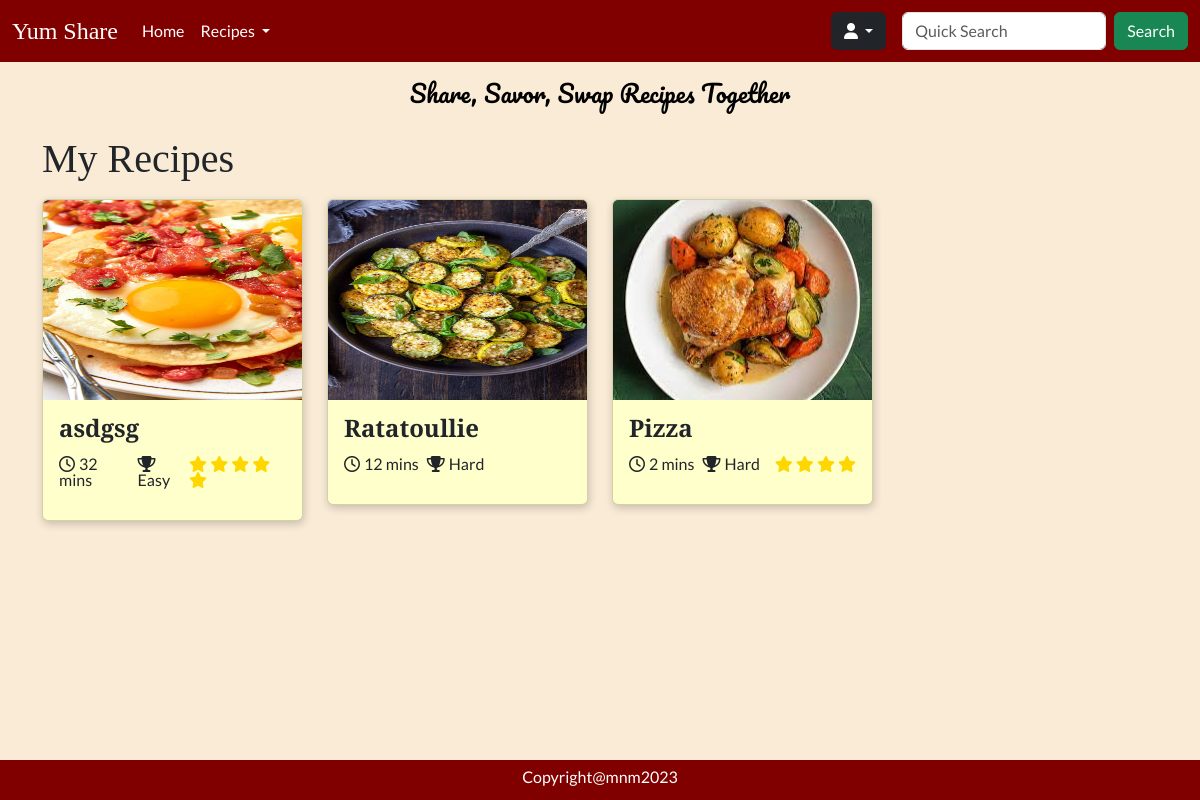
The app's page /recipes?id=23 (signed in) with its own data.
### tables this page shows
CREATE TABLE `recipes` (
  `id` int NOT NULL AUTO_INCREMENT,
  `name` varchar(255) NOT NULL,
  `time` int NOT NULL,
  `difficulty` int DEFAULT NULL,
  `description` varchar(255) DEFAULT NULL,
  `instructions` text NOT NULL,
  `servings` int DEFAULT NULL,
  `image` varchar(255) DEFAULT NULL,
  `views` int DEFAULT '0',
  `user_id` int NOT NULL,
  `created` datetime NOT NULL,
  `ingredients` text NOT NULL,
  `updated` datetime DEFAULT NULL,
  `rating` int DEFAULT '0',
  PRIMARY KEY (`id`),
  KEY `user_id` (`user_id`),
  CONSTRAINT `recipes_ibfk_1` FOREIGN KEY (`user_id`) REFERENCES `users` (`id`) ON DELETE CASCADE
);

### Core/functions.php (called while the page is built, shortened)
<?php
function base_path($path)
{
    return BASE_PATH . $path;
}
function view($path, $attributes = [])
{
    extract($attributes);
    require base_path('views/' . $path);
}
function intToDifficulty($value) {
    switch($value) {
        case 1:
            return 'Easy';
            break;
        case 3:
            return 'Hard';
            break;
    }
}

### Http/controllers/recipes/index.php (called while the page is built, shortened)
<?php
$recipeRepo = new RecipeRepository();
$recipes = $recipeRepo->findByUserId($_SESSION['user']['id']);
view('/recipes/index.view.php', [
    'recipes' => $recipes
]);

### public/index.php (called while the page is built, shortened)
<?php
require BASE_PATH . 'Core/functions.php';
require BASE_PATH . 'bootstrap.php';
$router = new Core\Router();
$url = parse_url($_SERVER['REQUEST_URI'])['path'];
$method = $_POST['_method'] ?? $_SERVER['REQUEST_METHOD'];
$router->route($url, $method);

### Core/App.php (called while the page is built, shortened)
<?php
class App
{
    protected static Container $container;
    public static function setContainer($container) {
        static::$container = $container;
    }
    public static function getContainer() {
        return static::$container;
    }
}

### config.php (called while the page is built)
<?php
return [
  'database' => [
      'host' => 'localhost',
      'port' => 3306,
      'dbname' => 'recipeapp'
  ]
];

### bootstrap.php (called while the page is built, shortened)
<?php
$container = new Container();
$container->bind('Core\Database', function () {
    $config = require base_path('config.php');
    return new Database($config['database']);
});

### Core/Database.php (called while the page is built, shortened)
<?php
class Database
{
    protected $connection;
    public function __construct($config, $username = 'root', $password = 'root')
    {
        $dsn = 'mysql:' . http_build_query($config, '', ';');
        $this->connection = new PDO($dsn, $username, $password, [
            PDO::ATTR_DEFAULT_FETCH_MODE => PDO::FETCH_ASSOC
        ]);
    }
    public function query($query, $params = []) {
        $this->statement = $this->connection->prepare($query);
        $this->statement->execute($params);
        return $this->statement;
    }
}

### Core/Container.php (called while the page is built, shortened)
<?php
class Container
{
    protected $bindings = [];
    public function bind($key, $value) {
        $this->bindings[$key] = $value;
    }
    public function resolve($key) {
        return call_user_func($this->bindings[$key]);
    }
}

### repositories/RecipeRepository.php (called while the page is built, shortened)
<?php
class RecipeRepository
{
    protected Database $db;
    public function __construct()
    {
        $this->db = App::getContainer()->resolve('Core\Database');
    }
    public function findByUserId(int $userId) {
        $statement = "SELECT * FROM recipes WHERE user_id = :userId";
        return $this->db->query($statement, [
            'userId' => $userId
        ])->fetchAll();
    }
}

### views/recipes/index.view.php (the view, shortened to what this page needs)
<!doctype html>
<html lang="en">
<head>
    <?php require BASE_PATH . 'public/resources/links/links.php' ?>
</head>
<body>
    <header>
        <?php require base_path('views/partials/nav.view.php') ?>
    </header>
    <main>
        <div class="content">
            <p class="slogan text-black mb-4 fs-4">Share, Savor, Swap Recipes Together</p>
            <div class="container">
                <h1 class="heading mb-3">My Recipes</h1>
                <?php if (!$recipes) : ?>
                    <p class="fs-4">No recipes found</p>
                    <p><a href="/recipes/create">Create</a> a recipe.</p>
                <?php else : ?>
                    <div class="row">
                        <?php foreach ($recipes as $recipe) : ?>
                            <div class="col-12 col-md-4 col-lg-3">
                                <a class="no-underline" href="/recipe?id=<?= $recipe['id'] ?>">
                                    <div class="recipe-card card mb-3" style="background-color: #ffffcc;">
                                        <img src='<?= $recipe['image'] ?>' class="card-img-top bg-white" alt="recipe" style="height: 200px ;">
                                        <div class="card-body lh-1">
                                            <p class="heading card-title fs-4 fw-semibold"><?= $recipe['name'] ?></p>
                                            <div class="d-flex flex-row justify-content-between mt-3">
                                                <div class="d-flex flex-row gap-2">
                                                    <p><i class="fa-regular fa-clock me-1"></i><?= htmlspecialchars($recipe['time']) ?> mins</p>
                                                    <p><i class="fa-solid fa-trophy me-1"></i><?= htmlspecialchars(intToDifficulty($recipe['difficulty'])) ?></p>
                                                </div>
                                                <div>
                                                    <?php for ($i = 1; $i <= $recipe['rating']; $i++) : ?>
                                                        <i class="star fa-solid fa-star"></i>
                                                    <?php endfor; ?>
                                                </div>
                                            </div>
                                        </div>
                                    </div>
                                </a>
                            </div>
                        <?php endforeach; ?>
                    </div>
                <?php endif; ?>
            </div>
        </div>
    </main>
    <footer>
        <?php require base_path("views/partials/footer.view.php") ?>
    </footer>
</body>

### Core/Router.php (shortened to what this page needs)
<?php
class Router
{
    protected $routes = [];
    public function add($url, $controller, $method) {
        $this->routes[] = [
            'url' => $url,
            'controller' => $controller,
            'method' => $method,
            'middleware' => null
        ];
        return $this;
    }
    public function only($key) {
        $this->routes[array_key_last($this->routes)]['middleware'] = $key;
        return $this;
    }
    public function route($url, $method) {
        foreach ($this->routes as $route) {
            if ($route['url'] === $url && $route['method'] === strtoupper($method)) {
                return require base_path('Http/controllers/' . $route['controller']);
            }
        }
    }
}

### public/resources/css/nav.css (style rules this page uses)
.no-underline { text-decoration: none; }
nav, footer { background-color: #800000; }

### public/resources/css/general.css (style rules this page uses)
body { background-color: #FAEBD7; font-family: 'Lato', sans-serif; position: relative; }
.content { padding-top: 75px; padding-bottom: 75px; min-height: 100vh; }
.heading { font-family: 'Playfair Display', serif; }
.slogan { font-family: 'Pacifico', cursive; text-align: center; margin: auto; }
.recipe-card { box-shadow: 1px 3px 8px rgba(0,0,0,0.2); transition: transform 0.5s; }
.star { color: #FFD700; }
footer { position: fixed; bottom: 0; left: 0; width: 100%; text-align: center; padding-top: 10px; }

### records on screen
recipes: image (picture), name "asdgsg", time "32", difficulty "Easy", rating 5 (drawn)
recipes: image (picture), name "Ratatoullie", time "12", difficulty "Hard"
recipes: image (picture), name "Pizza", time "2", difficulty "Hard", rating 4 (drawn)
